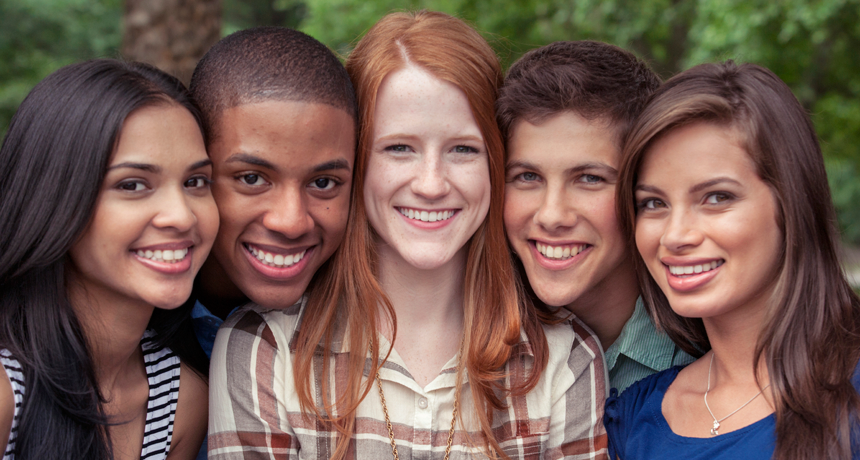
#> input picture PHOTO.png, 860 x 460 px
$ python quadrant.py
#> lines starting #> are read from the running program, lines starting #| are printed output that depends on the picture
import cv2
image = cv2.imread('PHOTO.png')
#> image is the input picture: shape (460, 860, 3); mean B, G, R 82.2, 90.8, 116.5
height, width = image.shape[:2]
#> height = 460; width = 860
q1=image[:height//2,:width//2]
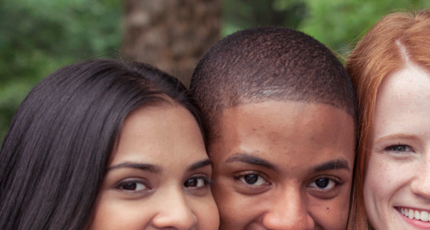
#> q1: shape (230, 430, 3); mean B, G, R 80.9, 91, 115.6
q2=image[height//2:height,:width//2]
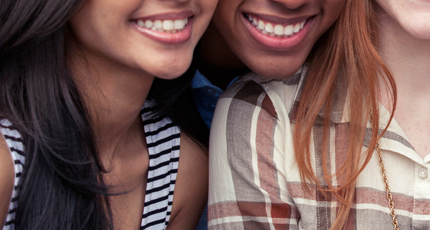
#> q2: shape (230, 430, 3); mean B, G, R 84.4, 87.8, 115.2
q3=image[:height//2,width//2:width]
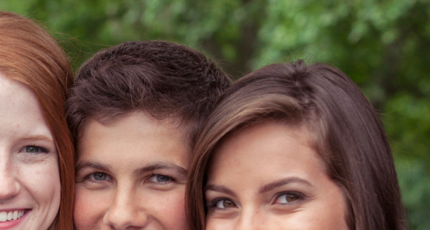
#> q3: shape (230, 430, 3); mean B, G, R 72.2, 90.6, 110.6
q4=image[height//2:height,width//2:width]
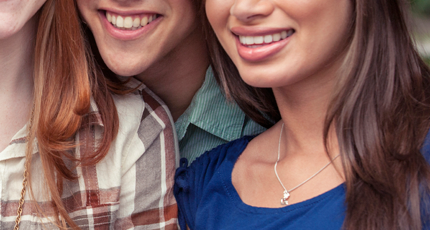
#> q4: shape (230, 430, 3); mean B, G, R 91.4, 93.8, 124.5
cv2.imshow("q1",q1)
cv2.imshow("q2",q2)
cv2.imshow("q3",q3)
cv2.imshow("q4",q4)
cv2.waitKey(0)
cv2.destroyAllWindows()
